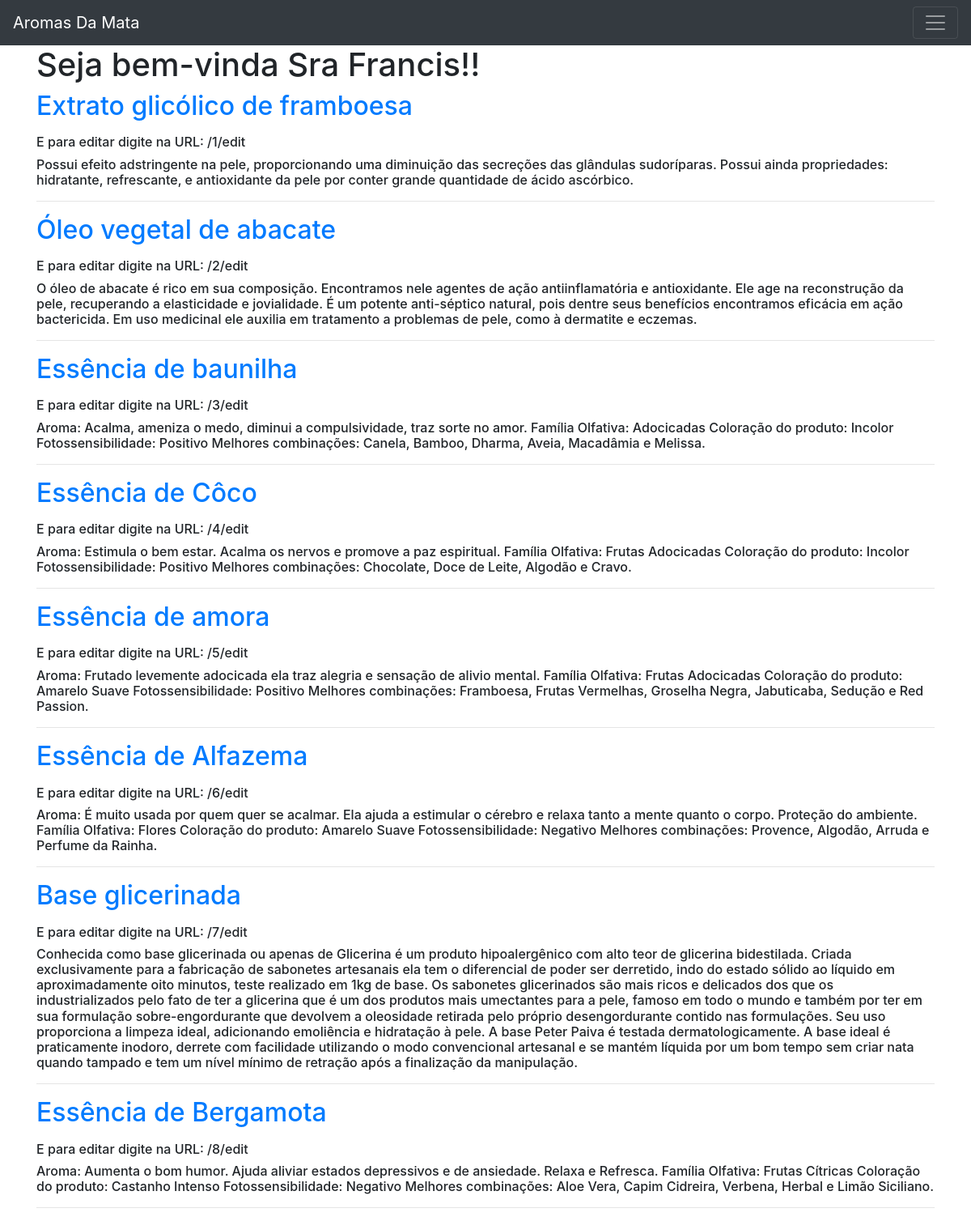
Before: / with the older database file.
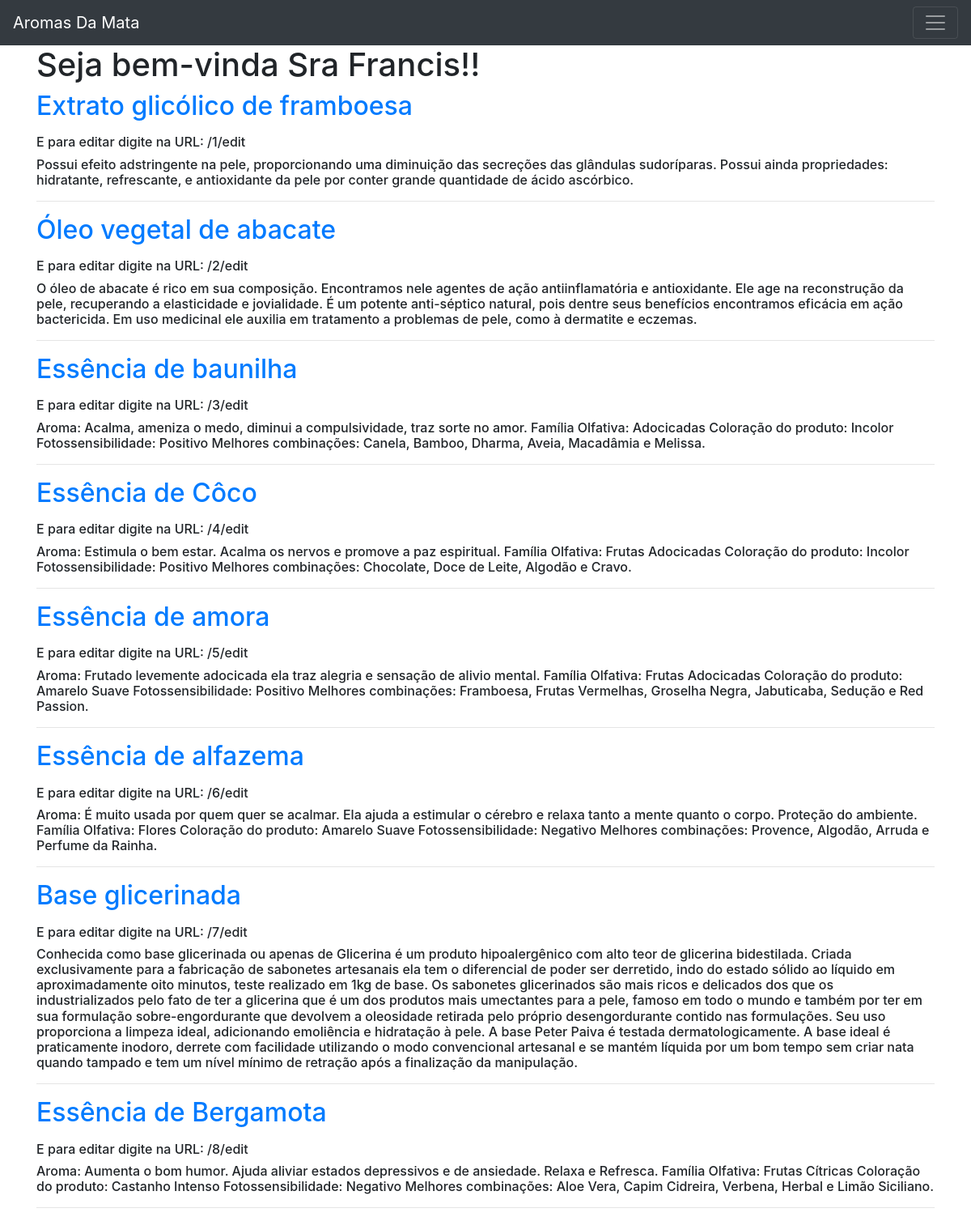
After: the same page with the newer database file.
### app.py (models this page shows)
class Insumos(db.Model):
    id = db.Column(db.Integer, primary_key=True)
    created = db.Column(db.DateTime, default=datetime.datetime.utcnow)
    nome_insumo = db.Column(db.String(80), nullable=False)
    beneficios = db.Column(db.String(500), nullable=False)

### app.py (the view)
@app.route('/') # TELA PRINCIPAL
def index():
    conn = get_db_connection() #conecta com o BD
    insumos = conn.execute('SELECT * FROM insumos').fetchall()
    conn.close()
    return render_template('index.html', insumos=insumos)

### app.py (called while the page is built)
def get_db_connection():
    conn = sqlite3.connect('database.db')
    conn.row_factory = sqlite3.Row
    return conn

### templates/index.html (shortened to what this page needs)
{% extends 'base.html' %}
{% block content %}
    <h1>{% block title %} Seja bem-vinda Sra Francis!! {% endblock %}</h1>
    {% for insumo in insumos %}
        <a href="{{ url_for('post', insumo_id=insumo['id']) }}">
            <h2>{{ insumo['nome_insumo'] }}</h2>
        </a>
            <h6>E para editar digite na URL: /{{ insumo['id'] }}/edit</h6>
            <h6>{{ insumo['beneficios'] }}</h6>
        <hr>
    {% endfor %}
{% endblock %}

### templates/base.html (shortened to what this page needs)
<!doctype html>
<html lang="pt-br">
  <head>
    <link rel="stylesheet" href="https://stackpath.bootstrapcdn.com/bootstrap/4.3.1/css/bootstrap.min.css">
  </head>
  <body>
    <nav class="navbar navbar-dark bg-dark">
        <a class="navbar-brand" href="{{ url_for('index')}}">Aromas Da Mata</a>
        <button class="navbar-toggler" type="button" data-toggle="collapse" data-target="#navbarNav" aria-controls="navbarNav" aria-expanded="false" aria-label="Toggle navigation">
            <span class="navbar-toggler-icon"></span>
        </button>
    </nav>
    <div class="container">
        {% block content %} {% endblock %}
    </div>
  </body>
</html>

Changed rows visible on the page:
changed Insumos id 6: nome_insumo "Essência de Alfazema" → "Essência de alfazema"
